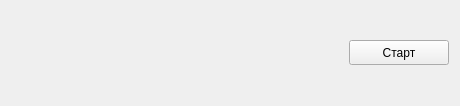
<?xml version="1.0" encoding="UTF-8"?>
<ui version="4.0">
 <class>Form</class>
 <widget class="QWidget" name="Form">
  <property name="geometry">
   <rect>
    <x>0</x>
    <y>0</y>
    <width>460</width>
    <height>106</height>
   </rect>
  </property>
  <property name="windowTitle">
   <string>Form</string>
  </property>
  <layout class="QHBoxLayout" name="horizontalLayout">
   <item>
    <widget class="QLabel" name="iconQLabel">
     <property name="maximumSize">
      <size>
       <width>100</width>
       <height>100</height>
      </size>
     </property>
     <property name="text">
      <string/>
     </property>
    </widget>
   </item>
   <item>
    <layout class="QVBoxLayout" name="verticalLayout">
     <item>
      <widget class="QLabel" name="textUpQLabel">
       <property name="text">
        <string/>
       </property>
      </widget>
     </item>
     <item>
      <spacer name="verticalSpacer">
       <property name="orientation">
        <enum>Qt::Vertical</enum>
       </property>
       <property name="sizeHint" stdset="0">
        <size>
         <width>20</width>
         <height>40</height>
        </size>
       </property>
      </spacer>
     </item>
     <item>
      <widget class="QLabel" name="statusLable">
       <property name="text">
        <string/>
       </property>
      </widget>
     </item>
    </layout>
   </item>
   <item>
    <widget class="QPushButton" name="pushButton_1">
     <property name="maximumSize">
      <size>
       <width>100</width>
       <height>25</height>
      </size>
     </property>
     <property name="text">
      <string>Старт</string>
     </property>
    </widget>
   </item>
  </layout>
 </widget>
 <resources/>
 <connections/>
</ui>
